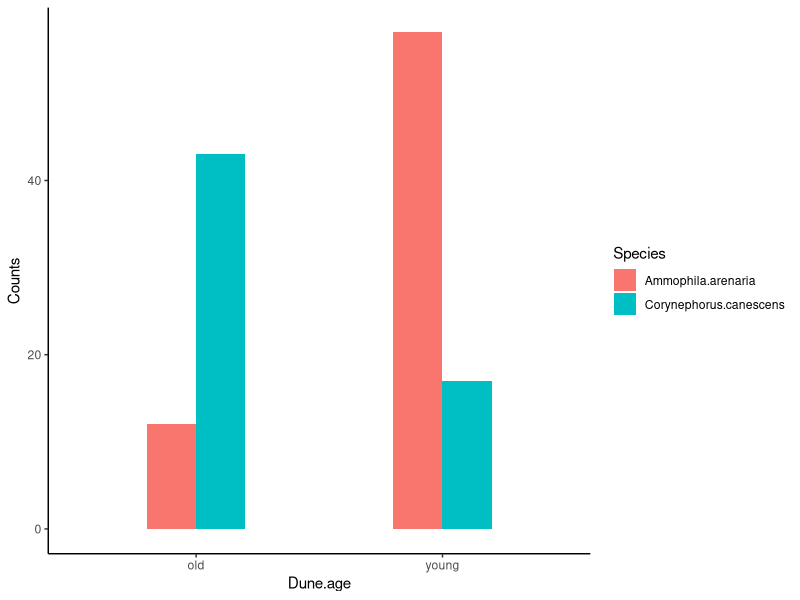
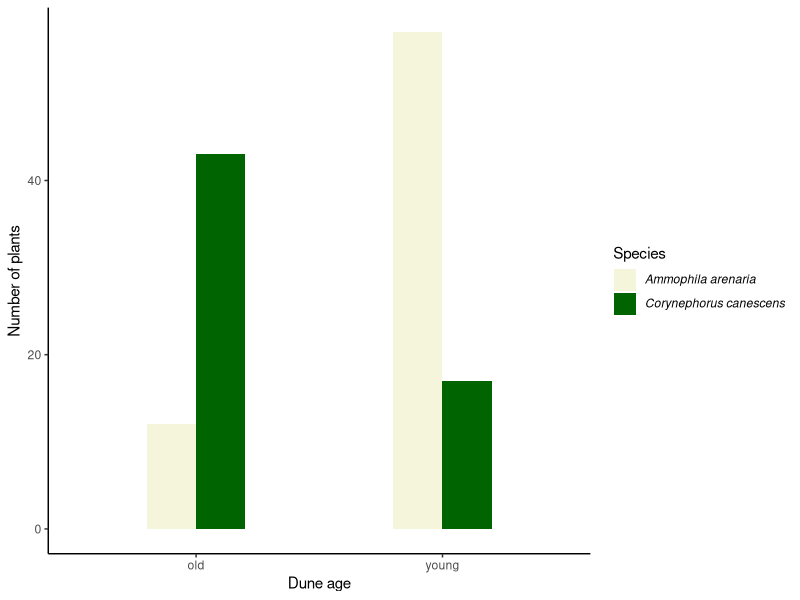

Reproduce these figures in R, in order.
## ---- chunk 1
dunegrass_data <- read.table("data/dunegrass.txt",
                           header=T,
                           sep="\t",
                           dec=",") 
## ---- chunk 2
str(dunegrass_data)
## ---- chunk 3
head(dunegrass_data)
## ---- chunk 4
library(ggplot2)

plot.dunegrass <- ggplot(dunegrass_data, aes(x = Dune.age, y = Counts, fill = Species)) +
  stat_summary(geom = "bar", fun = "identity", position = "dodge", width = 0.4) +
  theme_classic()

plot.dunegrass
## ---- chunk 5
dunegrass_cont_table <- xtabs(Counts ~ Species + Dune.age, data = dunegrass_data)

dunegrass_cont_table
## ---- chunk 6
m.dunegrass <- chisq.test(dunegrass_cont_table)
## ---- chunk 7
m.dunegrass
## ---- chunk 8
library(ggplot2)

plot.dunegrass.final <- ggplot(dunegrass_data, aes(x = Dune.age, y = Counts, fill = Species)) +
  stat_summary(geom = "bar", fun = "identity", position = "dodge", width = 0.4) +
  xlab("Dune age")+
  ylab("Number of plants")+
   scale_fill_manual(
    values = c(
      "Ammophila.arenaria" = "beige",
      "Corynephorus.canescens" = "darkgreen"
    ),
    labels = c(
      expression(italic("Ammophila arenaria")),
      expression(italic("Corynephorus canescens"))
    )
  ) +
  theme_classic() +
  theme(
    legend.text = element_text(hjust = 0)
  )

plot.dunegrass.final
